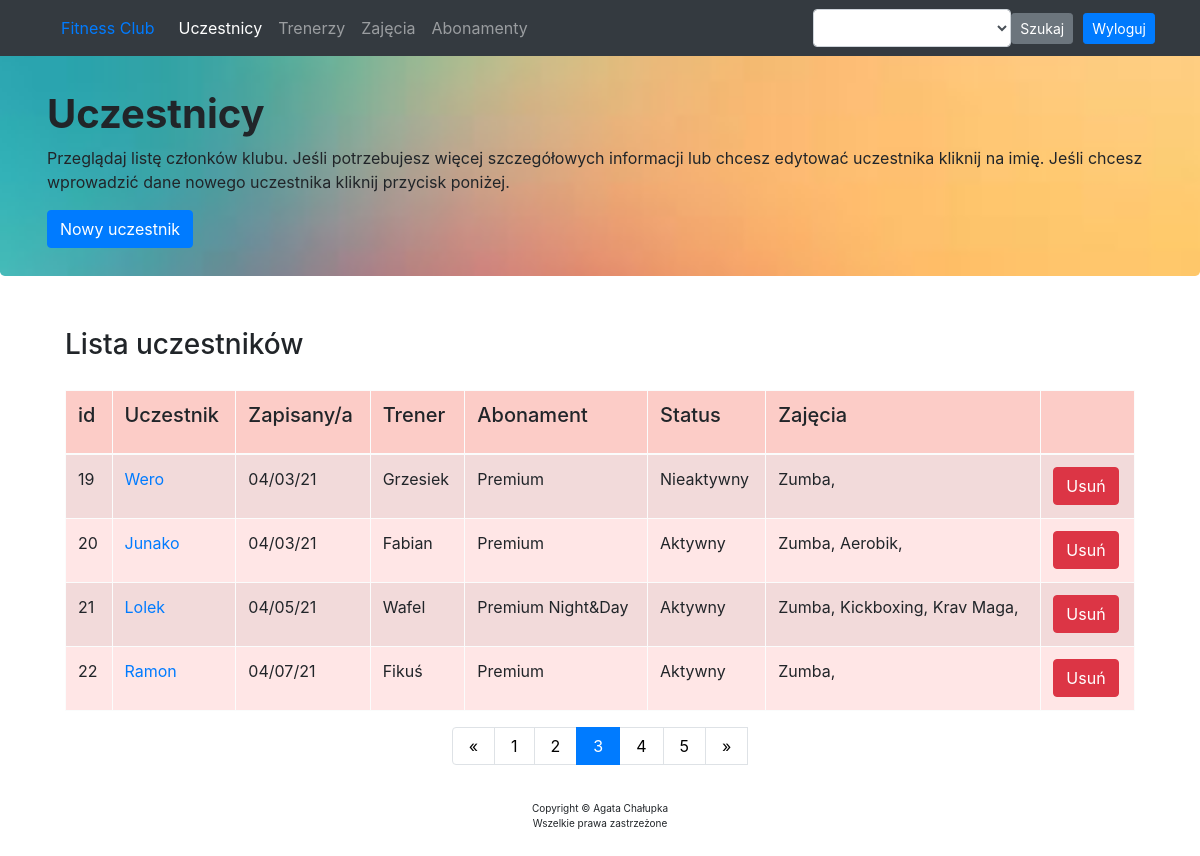
Page /users/2 (signed in) on the earlier database version.
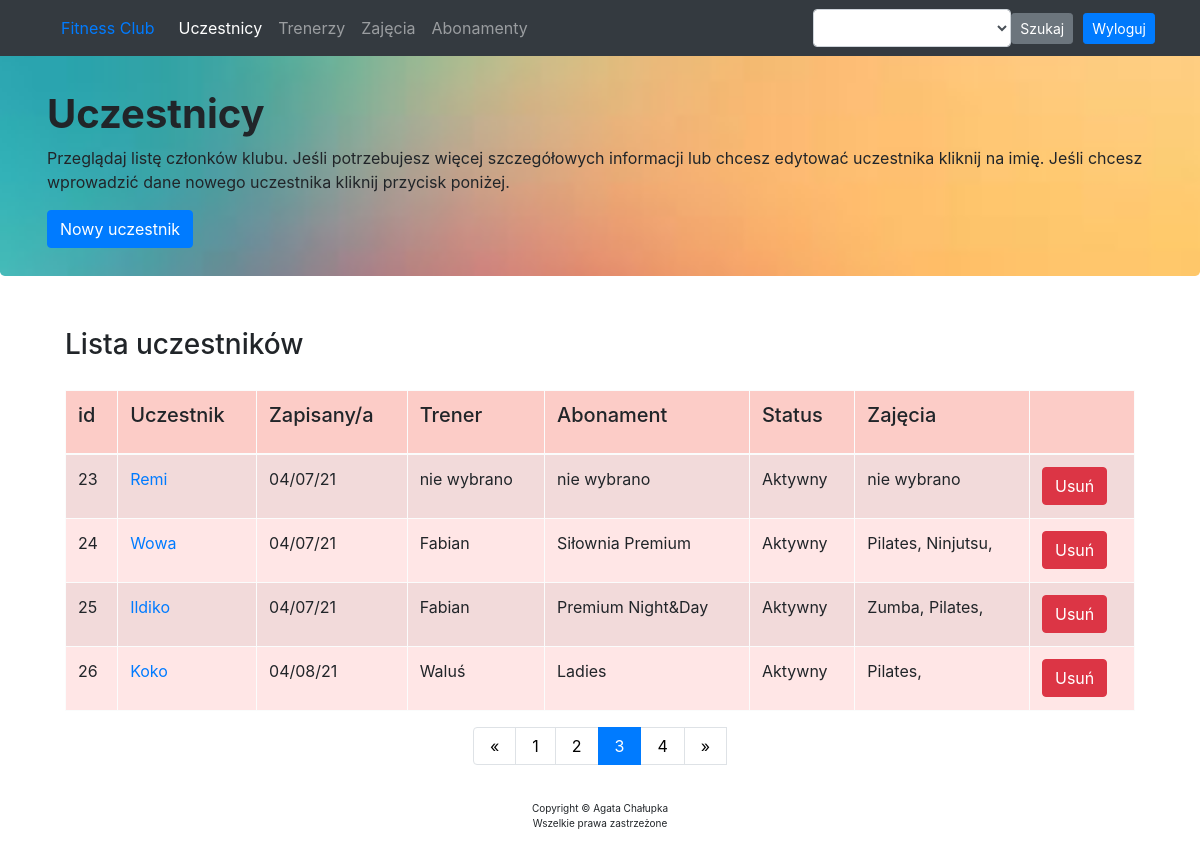
Same page on the later database version.
### app/models.py (models this page shows, shortened)
class User(db.Model):
    __tablename__ = "user"
    id = db.Column(db.Integer, primary_key=True)
    name = db.Column(db.String(50))
    sign_up = db.Column(db.DateTime, index=True, default=datetime.utcnow)
    active = db.Column(db.Boolean, default=False)
    trainer_id = db.Column(db.Integer, db.ForeignKey('trainer.id'))
    subscription_id = db.Column(db.Integer, db.ForeignKey('subscription.id'))
    courses = db.relationship("Course", secondary=association_table, back_populates="users", lazy="subquery")

class Trainer(db.Model):
    id = db.Column(db.Integer, primary_key=True)
    name = db.Column(db.String(50))
    personal = db.Column(db.Boolean, default=False)
    trainees = db.relationship("User", backref="trainee", lazy="dynamic")
    classes = db.relationship("Course", secondary=association_table_2, back_populates="instructors", lazy="subquery")

class Subscription(db.Model):
    __tablename__ = "subscription"
    id = db.Column(db.Integer, primary_key=True)
    name = db.Column(db.String(40))
    users = db.relationship("User", backref="holder", lazy="dynamic")

class Course(db.Model):
    id = db.Column(db.Integer, primary_key=True)
    name = db.Column(db.String(50))
    instructors = db.relationship("Trainer", secondary=association_table_2, back_populates="classes", lazy="subquery")
    users = db.relationship("User", secondary=association_table, back_populates="courses", lazy="subquery")

### app/routes.py (the view, shortened to what this page needs)
@app.route('/users/<int:num>', methods=["GET", "POST"])
@login_required
def users_all(num):
    search_form = SearchForm()
    route = "/users/0"
    users = User.query.all()[num*4:num*4+4]
    users_num = math.ceil((len(User.query.all()))/4)
    new_id = max([user.id for user in User.query.all()]) + 1
    trainers = Trainer.query.all()
    subscriptions = Subscription.query.all()
    form = UserForm()
    error = None
    return render_template("members.html", num=num, users=users, trainers=trainers, subscriptions=subscriptions,
                           error=error, form=form, users_num=users_num, new_id=new_id, route=route, navs=navs, search_form=search_form)

### app/forms.py
class SearchForm(FlaskForm):
    name = SelectField("name")
    def __init__(self, *args, **kwargs):
        super(SearchForm, self).__init__(*args, **kwargs)
        self.name.choices = [('', '')] + sorted([(user.name, user.name) for user in User.query.all()] +\
                            [(trainer.name, trainer.name) for trainer in Trainer.query.all()] +\
                            [(course.name, course.name) for course in Course.query.all()] +\
                            [(sub.name, sub.name) for sub in Subscription.query.all()])

### app/routes.py (called while the page is built)
def login_required(view_func):
    @functools.wraps(view_func)
    def check_permissions(*args, **kwargs):
        if session.get('logged_in'):
            return view_func(*args, **kwargs)
        return redirect(url_for('login', next=request.path))
    return check_permissions

### app/templates/members.html
{% extends "index.html" %}
{% block content %}
<div class="jumbotron" style="background-image: url('/static/pics/gra_6.jpg'); background-size: cover; background-position: center;">
     <div class="container">
    <h1 style="font-weight: bold;">Uczestnicy</h1>
        <p>Przeglądaj listę członków klubu. Jeśli potrzebujesz więcej szczegółowych informacji lub chcesz
            edytować uczestnika kliknij na imię. Jeśli chcesz wprowadzić dane nowego uczestnika kliknij przycisk poniżej.</p>
        <a href="/add-edit-user/{{ new_id }}"><button class="btn btn-primary">Nowy uczestnik</button></a>
     </div>
</div>
<div class="container" style="background-color:">
    <div class="container" style="padding: 20px;">
        <h3 style="">Lista uczestników</h3>
    </div>
    <div class="table-section" style="padding-left: 20px; padding-right: 20px;">
       <table class="table table-striped table-hover table-bordered table-light" style="background-color: #ffe6e6">
           <thead>
            <tr style="background-color: #fcccc7">
                <td><h5>id</h5></td>
                <td><h5>Uczestnik</h5></td>
                <td><h5>Zapisany/a</h5></td>
                <td><h5>Trener</h5></td>
                <td><h5>Abonament</h5></td>
                <td><h5>Status</h5></td>
                <td><h5>Zajęcia</h5></td>
                <td></td>
            </tr>
           </thead>
           <tbody>
           {% for user in users %}
            <tr>
                <td>{{ user.id }}</td>
                <td><a href="/add-edit-user/{{ user.id }}">{{ user.name }}</a></td>
                <td>{{ user.sign_up.strftime("%x") }}</td>
                <td>{% if user.trainee %} {{ user.trainee.name }} {% else %} nie wybrano {% endif %}</td>
                <td>{% if user.holder %} {{ user.holder.name }} {% else %} nie wybrano {% endif %}</td>
                <td>{% if user.active==True %} Aktywny {% elif user.active==False %} Nieaktywny {% endif %}</td>
                <td>{% if user.courses %}{% for course in user.courses %}{{ course.name }}, {% endfor %} {% else %} nie wybrano {% endif %}</td>
                <td>
                    <form action="/delete-user/{{ user.id }}" method="POST">
                        <input type="submit" class="btn btn-danger" value="Usuń">
                    </form>
                </td>
            </tr>
           {% endfor %}
           </tbody>
       </table>
    </div>
</div>
<div class="container">
        <nav>
            <ul class="pagination justify-content-center">
                <li class="page-item">
                    {% if num==0 %}
                    <a href="/users/{{ num }}" aria-label="Previous" class="page-link">
                        {% else %}
                        <a href="/users/{{ num-1 }}" aria-label="Previous" class="page-link">
                            {% endif %}
                        <span aria-hidden="true">&laquo;</span>
                        </a>
                </li>
                {% for i in range(users_num) %}
                {% if i==num %}
                    <li class="page-item active"><a href="/users/{{ i }}" class="page-link">{{ i+1 }}</a></li>
                {% else %}
                    <li class="page-item"><a href="/users/{{ i }}" class="page-link">{{ i+1 }}</a></li>
                {% endif %}
                {% endfor %}
                <li>
                    {% if num!=users_num-1 %}
                    <a href="/users/{{ num+1 }}" aria-label="Next" class="page-link">
                        {% else %}
                        <a href="/users/{{ num }}" aria-label="Next" class="page-link">
                            {% endif %}
                        <span aria-hidden="true">&raquo;</span>
                    </a>
                </li>
            </ul>
        </nav>
</div>
{% endblock %}

Differences in the rows shown:
no longer on this page (row edited): User: id "19", name "Wero", sign_up "04/03/21", trainee.name "Grzesiek", holder.name "Premium", active "Nieaktywny", Course (name "Zumba")
removed User: id "20", name "Junako", sign_up "04/03/21", trainee.name "Fabian", holder.name "Premium", active "Aktywny", Course (name "Zumba")
removed Course: name "Aerobik", shown under "20"
no longer on this page (row edited): User: id "21", name "Lolek", sign_up "04/05/21", trainee.name "Wafel", holder.name "Premium Night&Day", active "Aktywny", Course (name "Zumba")
removed Course: name "Kickboxing", shown under "21"
no longer on this page (row unchanged): Course: name "Krav Maga", shown under "21"
no longer on this page (row unchanged): User: id "22", name "Ramon", sign_up "04/07/21", trainee.name "Fikuś", holder.name "Premium", active "Aktywny", Course (name "Zumba")
now on this page (row unchanged): User: id "23", name "Remi", sign_up "04/07/21", shows "nie wybrano", active "Aktywny"
now on this page (row unchanged): User: id "24", name "Wowa", sign_up "04/07/21", trainee.name "Fabian", holder.name "Siłownia Premium", active "Aktywny"
now on this page (row unchanged): Course: name "Pilates"
now on this page (row unchanged): Course: name "Ninjutsu", shown under "24"
now on this page (row edited): User: id "25", name "Ildiko", sign_up "04/07/21", trainee.name "Fabian", holder.name "Premium Night&Day", active "Aktywny", Course (name "Zumba")
now on this page (row edited): User: id "26", name "Koko", sign_up "04/08/21", trainee.name "Waluś", holder.name "Ladies", active "Aktywny"
Other differences:
list line gone: "5"
